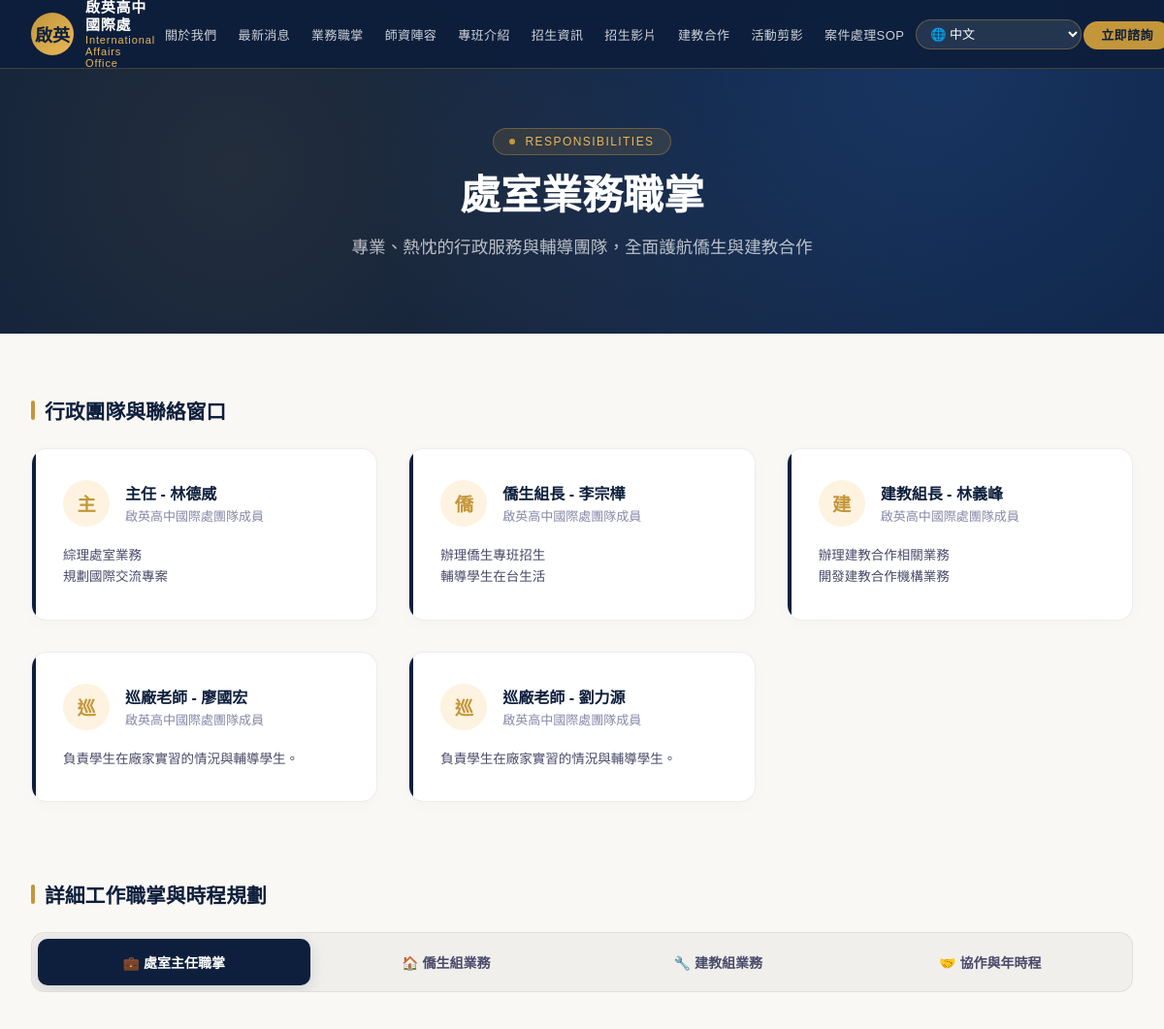
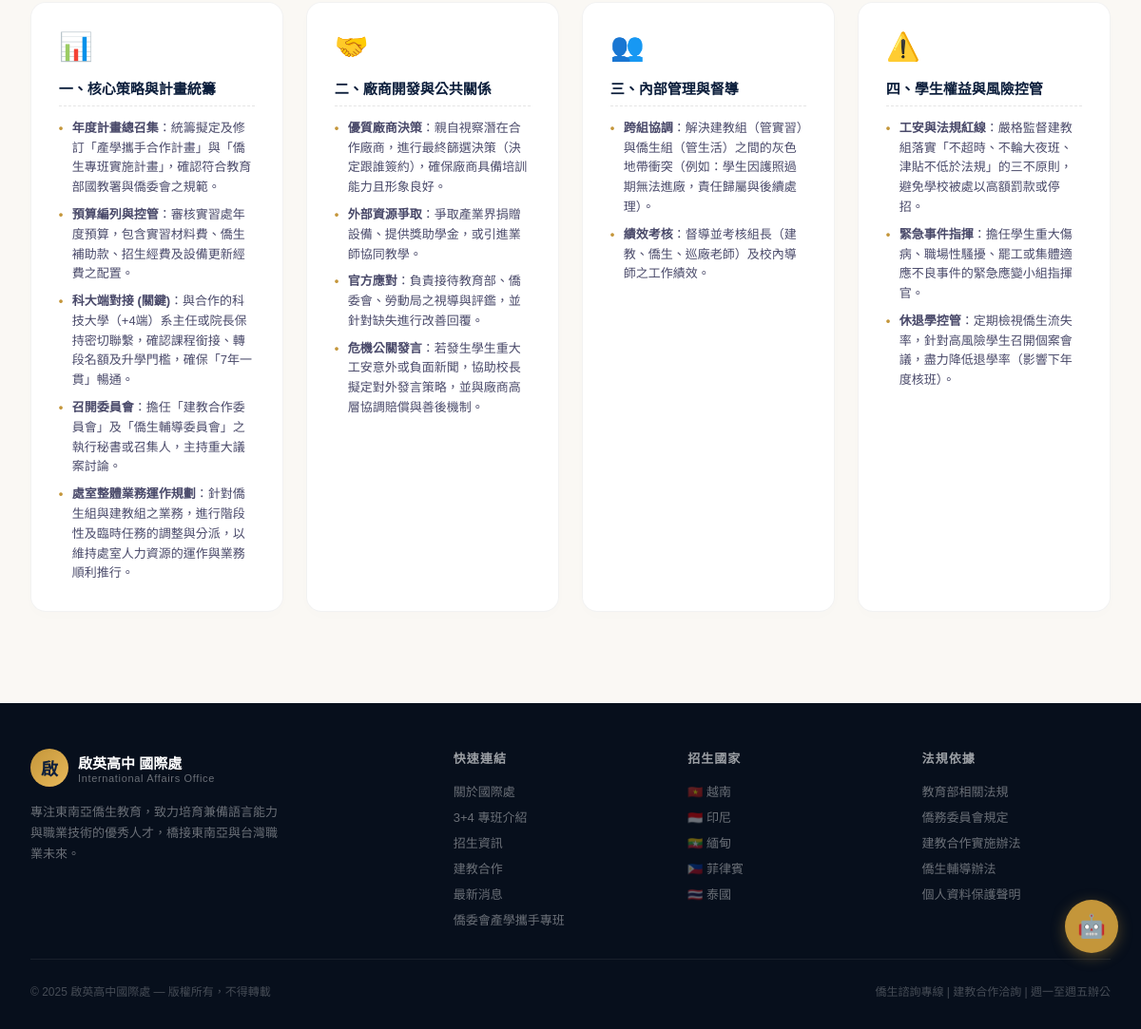
The app's page /office with its own data (2 pictures, top to bottom).
### models.py (models this page shows, shortened)
class OfficeResponsibility(db.Model):
    id = db.Column(db.Integer, primary_key=True)
    title = db.Column(db.String(100), nullable=False)
    name = db.Column(db.String(50), nullable=False)
    responsibilities = db.Column(db.Text, nullable=False)
    order = db.Column(db.Integer, default=0)

### app.py (the view)
@app.route('/office')
def office():
    responsibilities = OfficeResponsibility.query.order_by(OfficeResponsibility.order).all()
    return render_template('office.html', responsibilities=responsibilities)

### templates/office.html (shortened to what this page needs)
{% extends "base.html" %}
{% block content %}
<section class="hero" style="min-height: auto; padding: 100px 0 40px; background: var(--navy);">
  <div class="hero-pattern"></div>
  <div class="hero-inner" style="grid-template-columns: 1fr; text-align: center; padding: 2rem;">
    <div style="max-width: 800px; margin: 0 auto;">
      <div class="hero-eyebrow" style="margin-bottom: 1rem;">
        <div class="hero-dot"></div>
        <span>RESPONSIBILITIES</span>
      </div>
      <h1 class="hero-title" style="font-size: clamp(2rem, 3.5vw, 3rem); margin-bottom: 1rem;">處室業務職掌</h1>
      <p class="hero-subtitle" style="font-size: 1.1rem; margin-bottom: 0;">專業、熱忱的行政服務與輔導團隊，全面護航僑生與建教合作</p>
    </div>
  </div>
</section>
<section class="section" id="office" style="background: var(--cream); padding-top: 4rem;">
  <div class="section-inner">
    <div class="office-team-section">
      <h3 class="office-section-sub">行政團隊與聯絡窗口</h3>
      <div class="office-team-grid">
        {% for item in responsibilities %}
        <div class="office-member-card">
          <div class="office-member-header">
            <div class="office-member-avatar">
              {{ item.title[0] if item.title else '員' }}
            </div>
            <div class="office-member-info">
              <h3>{{ item.title }} - {{ item.name }}</h3>
              <p>啟英高中國際處團隊成員</p>
            </div>
          </div>
          <div class="office-member-body">{{ item.responsibilities | safe }}</div>
        </div>
        {% endfor %}
      </div>
    </div>
    <div class="office-detail-section">
      <h3 class="office-section-sub">詳細工作職掌與時程規劃</h3>
      <div class="office-tabs-nav">
        <button class="office-tab-btn active" onclick="switchOfficeTab('director')">💼 處室主任職掌</button>
        <button class="office-tab-btn" onclick="switchOfficeTab('overseas')">🏠 僑生組業務</button>
        <button class="office-tab-btn" onclick="switchOfficeTab('coop')">🔧 建教組業務</button>
        <button class="office-tab-btn" onclick="switchOfficeTab('collab')">🤝 協作與年時程</button>
      </div>
      <div class="office-detail-panel active" id="office-tab-director">
        <div class="director-grid">
          <div class="director-card">
            <span class="director-card-icon">📊</span>
            <h4>一、核心策略與計畫統籌</h4>
            <ul class="director-list">
              <li><strong>年度計畫總召集</strong>：統籌擬定及修訂「產學攜手合作計畫」與「僑生專班實施計畫」，確認符合教育部國教署與僑委會之規範。</li>
              <li><strong>預算編列與控管</strong>：審核實習處年度預算，包含實習材料費、僑生補助款、招生經費及設備更新經費之配置。</li>
              <li><strong>科大端對接 (關鍵)</strong>：與合作的科技大學（+4端）系主任或院長保持密切聯繫，確認課程銜接、轉段名額及升學門檻，確保「7年一貫」暢通。</li>
              <li><strong>召開委員會</strong>：擔任「建教合作委員會」及「僑生輔導委員會」之執行秘書或召集人，主持重大議案討論。</li>
              <li><strong>處室整體業務運作規劃</strong>：針對僑生組與建教組之業務，進行階段性及臨時任務的調整與分派，以維持處室人力資源的運作與業務順利推行。</li>
            </ul>
          </div>
          <div class="director-card">
            <span class="director-card-icon">🤝</span>
            <h4>二、廠商開發與公共關係</h4>
            <ul class="director-list">
              <li><strong>優質廠商決策</strong>：親自視察潛在合作廠商，進行最終篩選決策（決定跟誰簽約），確保廠商具備培訓能力且形象良好。</li>
              <li><strong>外部資源爭取</strong>：爭取產業界捐贈設備、提供獎助學金，或引進業師協同教學。</li>
              <li><strong>官方應對</strong>：負責接待教育部、僑委會、勞動局之視導與評鑑，並針對缺失進行改善回覆。</li>
              <li><strong>危機公關發言</strong>：若發生學生重大工安意外或負面新聞，協助校長擬定對外發言策略，並與廠商高層協調賠償與善後機制。</li>
            </ul>
          </div>
          <div class="director-card">
            <span class="director-card-icon">👥</span>
            <h4>三、內部管理與督導</h4>
            <ul class="director-list">
              <li><strong>跨組協調</strong>：解決建教組（管實習）與僑生組（管生活）之間的灰色地帶衝突（例如：學生因護照過期無法進廠，責任歸屬與後續處理）。</li>
              <li><strong>績效考核</strong>：督導並考核組長（建教、僑生、巡廠老師）及校內導師之工作績效。</li>
            </ul>
          </div>
          <div class="director-card">
            <span class="director-card-icon">⚠️</span>
            <h4>四、學生權益與風險控管</h4>
            <ul class="director-list">
              <li><strong>工安與法規紅線</strong>：嚴格監督建教組落實「不超時、不輪大夜班、津貼不低於法規」的三不原則，避免學校被處以高額罰款或停招。</li>
              <li><strong>緊急事件指揮</strong>：擔任學生重大傷病、職場性騷擾、罷工或集體適應不良事件的緊急應變小組指揮官。</li>
              <li><strong>休退學控管</strong>：定期檢視僑生流失率，針對高風險學生召開個案會議，盡力降低退學率（影響下年度核班）。</li>
            </ul>
          </div>
        </div>
      </div>
    </div>
  </div>
</section>
{% endblock %}

### templates/base.html (style rules this page uses)
html, body { top: 0px !important; margin-top: 0px !important; position: relative !important; }

### records on screen
OfficeResponsibility: title "主", title "主任", name "林德威", responsibilities "綜理處室業務 規劃國際交流專案"
OfficeResponsibility: title "僑", title "僑生組長", name "李宗樺", responsibilities "辦理僑生專班招生 輔導學生在台生活"
OfficeResponsibility: title "建", title "建教組長", name "林義峰", responsibilities "辦理建教合作相關業務 開發建教合作機構業務"
OfficeResponsibility: title "巡", title "巡廠老師", name "廖國宏", responsibilities "負責學生在廠家實習的情況與輔導學生。"
OfficeResponsibility: title "巡", title "巡廠老師", name "劉力源", responsibilities "負責學生在廠家實習的情況與輔導學生。"
